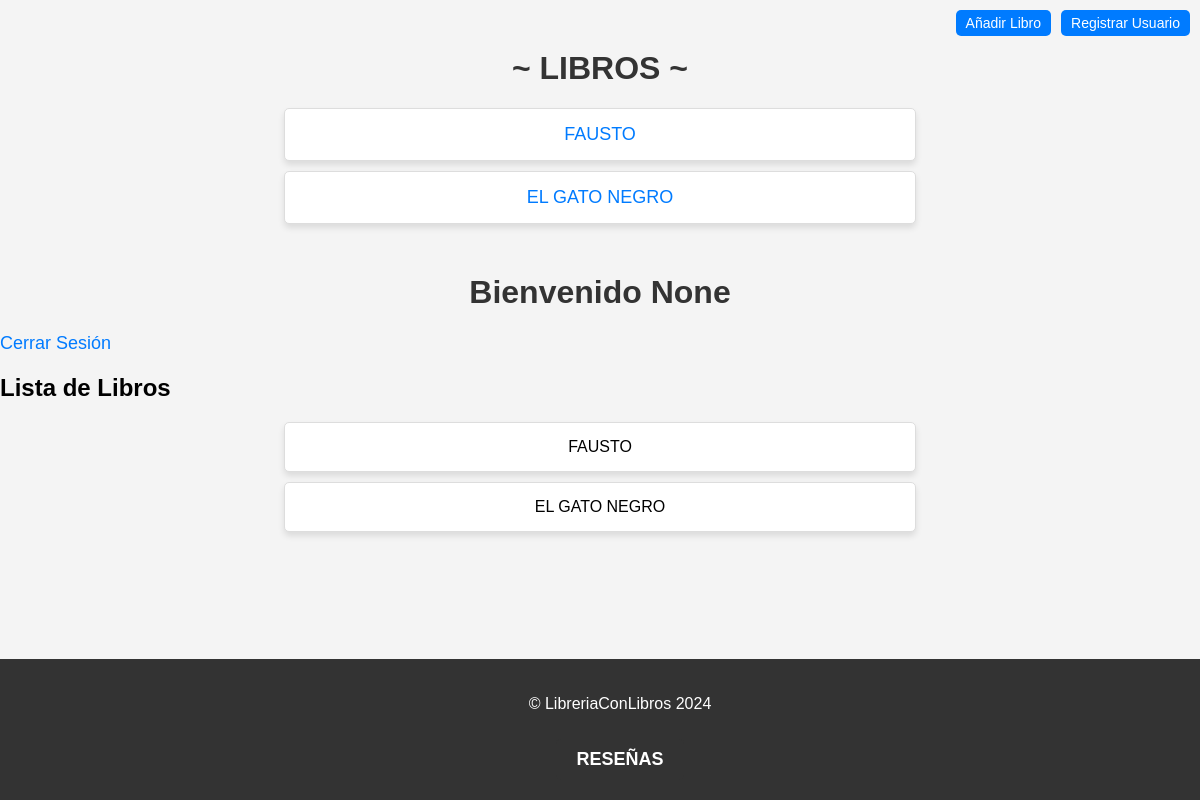
/libros/ (signed in), run on an earlier commit of the app's database.
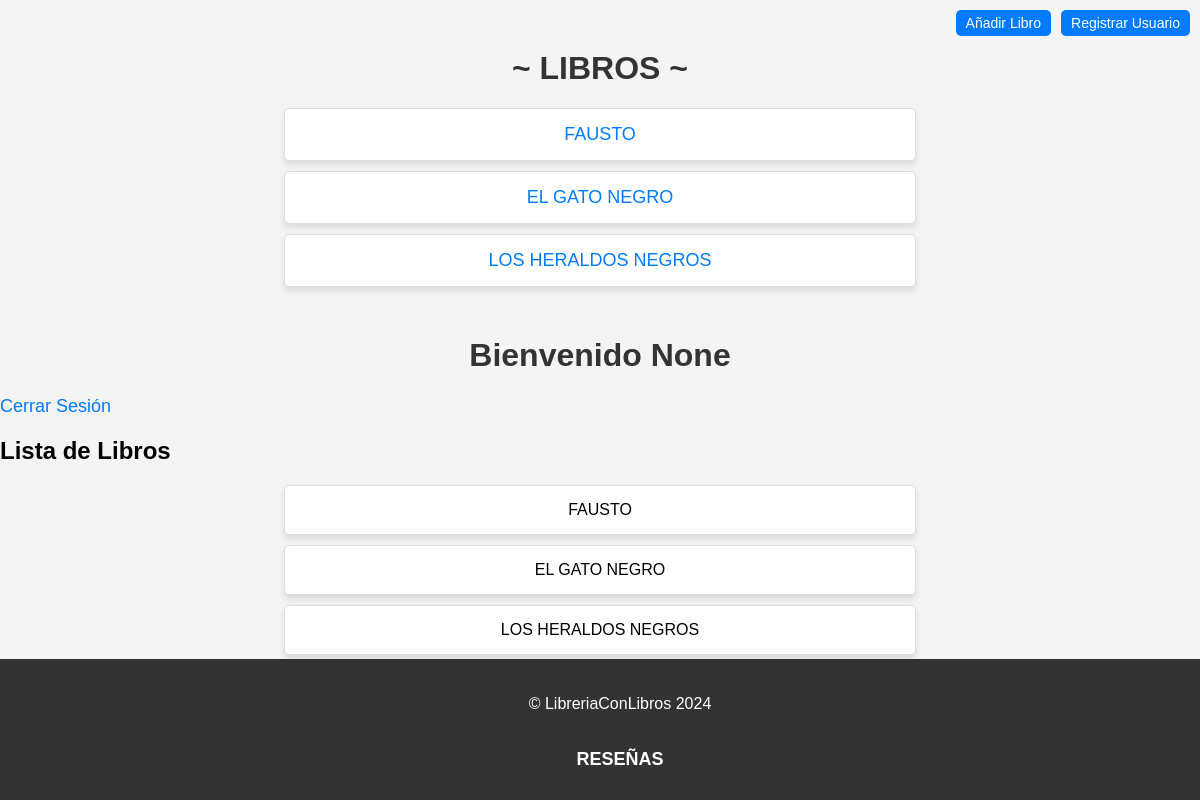
And on a later commit of the database.
### reviews/models.py (models this page shows, shortened)
class Libro(models.Model):
    titulo = models.CharField(max_length=200)
    autor = models.CharField(max_length=100)
    fecha_publicacion = models.DateField()
    isbn = models.CharField(max_length=13)

### reviews/views.py (the view)
# urls.py: path('libros/', views.lista_libros, name='lista_libros'),
def lista_libros(request):
    if 'usuario_id' not in request.session:
        return HttpResponseRedirect('/login/')  # Redirige si no est� autenticado
    libros = Libro.objects.all()
    return render(request, 'reviews/lista_libros.html', {'libros': libros, 'usuario_nombre': request.session.get('usuario_nombre')})

### reviews/templates/reviews/lista_libros.html (shortened to what this page needs)
<!DOCTYPE html>
<html lang="es">
<head>
    {% load static %}
    <link rel="stylesheet" type="text/css" href="{% static 'reviews/css/libros.css' %}">
</head>
<body>
    <div class="enlaces-superiores">
        <a href="{% url 'crear_libro' %}">Añadir Libro</a>
        <a href="{% url 'crear_usuario' %}">Registrar Usuario</a>
    </div>
    <h1>~ LIBROS ~</h1>
    <ul>
        {% for libro in libros %}
            <li>
                <a href="{% url 'detalles_libro' libro.id %}">{{ libro.titulo }}</a>
            </li>
        {% endfor %}
    </ul>
     <h1>Bienvenido {{ usuario_nombre }}</h1>
    <a href="{% url 'logout_usuario' %}">Cerrar Sesión</a>
    <h2>Lista de Libros</h2>
    <ul>
        {% for libro in libros %}
            <li>{{ libro.titulo }}</li>
        {% endfor %}
    </ul>
    <footer>
        <p>&copy; LibreriaConLibros 2024</p>
        <a href="http://127.0.0.1:8000/resenas/" class="ir-a-resenas">RESEÑAS</a>
    </footer>
</body>
</html>

What changed in the data, as far as the page shows it:
added Libro: titulo "LOS HERALDOS NEGROS"
